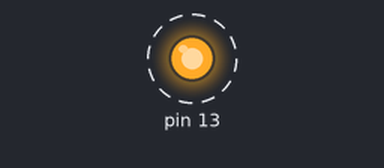
This sketch was run on a simulated Arduino Uno, built with avr-gcc and run on an emulated ATmega328P. Shown: output pins drawn as LEDs (lit = HIGH). Dashed ring = blinking. Random numbers use the default seed unless the sketch sets one.

Above: at 0.2 s.
Timing chart, 0 to 3.0 s (numbered marks = the images above):
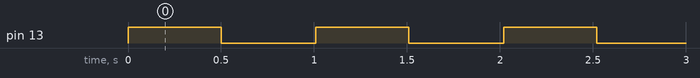

Measured:
- by itself, pin 13: alternates HIGH for 0.50 s and LOW for 0.51 s

The sketch:

Recibir_y_enviar.ino
```cpp
#include <SoftwareSerial.h>

String BT_data;
String BT_data_Out;
int Vector[5];
int Cant;

SoftwareSerial Comm(2,3);

void setup() {
  //Serial.begin(9600);
  Comm.begin(9600);
  pinMode(13, OUTPUT);
  BT_data = (String)("");

}

void loop() {
  if (Comm.available()) {
    BT_data = (Comm.readString());
    Cant = Str_A_Vector (BT_data);
  }
    //if (Cant > 0) {
      digitalWrite(13, HIGH);   // set the LED on
      delay(500);              // wait for a second
      digitalWrite(13, LOW);    // set the LED off

    //}

    //Cant = Str_A_Vector (BT_data);
    BT_data_Out = (String) random(1,100) + ";" + (String) random(1,1000) + ";" + (String) random(1,10);
    Comm.println(BT_data_Out);
    delay(500);

}

int Str_A_Vector(String Cadena) {
  int Elem = 0;
  char Uno;
  String Cad = "";
  for (int i = 0; (Cadena.length()-1); i++) {
    Uno = Cadena.charAt(i+1);
    if (Uno == ';') {  //comillas simples para comparar en formato char vs char
      Vector[Elem]= Cad.toInt() + 1;
      Elem += 1;
      Cad = "";
    }
    else
    Cad += Uno;
  }
  return (Elem + 1);
}

String Vector_A_Str (int Elem) {
  String Cad = "";
  for (int i = 0; (Elem - 1); i++) {
    Cad += (char)Vector[i] + ";";
    //  digitalWrite(13, HIGH);   // set the LED on
    //  delay(500);              // wait for a second
    //  digitalWrite(13, LOW);    // set the LED off
  }
  Cad.remove(Cad.length()-1,1);
  return (Cad);
}
```
